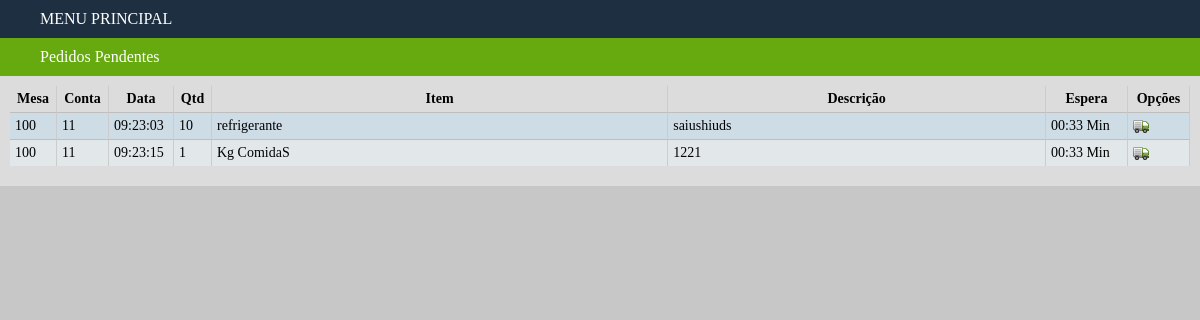
Page /consulta/pedidos_pendentes.php on the committed database.
### tables this page shows
CREATE TABLE IF NOT EXISTS `pedido` (
  `id_pedido` int(11) NOT NULL AUTO_INCREMENT,
  `data_pedido` datetime NOT NULL,
  `status_pedido` char(1) NOT NULL,
  `CONTA_id_conta` int(11) NOT NULL,
  `entrega_pedido` datetime DEFAULT NULL,
  `qtd` int(11) NOT NULL,
  `ITEM_id_item` int(11) NOT NULL,
  `descricao_pedido` varchar(100) DEFAULT NULL,
  PRIMARY KEY (`id_pedido`,`ITEM_id_item`),
  KEY `fk_PEDIDO_CONTA1_idx` (`CONTA_id_conta`),
  KEY `fk_PEDIDO_ITEM1_idx` (`ITEM_id_item`)
);

CREATE TABLE IF NOT EXISTS `mesa` (
  `id_mesa` int(11) NOT NULL AUTO_INCREMENT,
  `nro_mesa` int(11) NOT NULL,
  PRIMARY KEY (`id_mesa`),
  UNIQUE KEY `nro_mesa_UNIQUE` (`nro_mesa`)
);

CREATE TABLE IF NOT EXISTS `conta` (
  `id_conta` int(11) NOT NULL AUTO_INCREMENT,
  `status_conta` char(1) DEFAULT NULL,
  `data_entrada` datetime DEFAULT NULL,
  `data_saida` datetime DEFAULT NULL,
  `FUNCIONARIO_id_funcionario` int(11) NOT NULL,
  `MESA_id_mesa` int(11) NOT NULL,
  `vlr_total` float DEFAULT NULL,
  `tipo_pagamento` char(1) DEFAULT NULL,
  PRIMARY KEY (`id_conta`),
  KEY `fk_CONTA_FUNCIONARIO1_idx` (`FUNCIONARIO_id_funcionario`),
  KEY `fk_CONTA_MESA1_idx` (`MESA_id_mesa`)
);

CREATE TABLE IF NOT EXISTS `item` (
  `id_item` int(11) NOT NULL AUTO_INCREMENT,
  `nome_item` varchar(45) DEFAULT NULL,
  `vlr_unitario` float DEFAULT NULL,
  PRIMARY KEY (`id_item`)
);

### consulta/pedidos_pendentes.php (the view, shortened to what this page needs)
<html>
	<?php include $_SERVER['DOCUMENT_ROOT'] . "/includes/head.php"; ?>
<body>
		<div id='menu' class="fe_menu_index">
			<ul>
				<?php include $_SERVER['DOCUMENT_ROOT'] . "/includes/titulo_menu_principal.php"; ?>
				<?php include $_SERVER['DOCUMENT_ROOT'] . "/includes/titulo_pendencias.php"; ?>
		</div>
	<div class="area_de_tabelas">
<?php
$query=mysql_query("SELECT nro_mesa,id_conta,data_pedido,descricao_pedido,nome_item,qtd,id_pedido FROM PEDIDO inner join item on (ITEM.id_item=pedido.ITEM_id_item) INNER JOIN CONTA ON (pedido.CONTA_id_conta=CONTA.id_conta) INNER JOIN MESA ON (CONTA.MESA_id_mesa=MESA.id_mesa) WHERE status_pedido='P' ");
$linha_afetada	=	mysql_num_rows($query);
if($linha_afetada==0){
	echo "<p class='sem_registros'>NÃO HÁ NENHUM PEDIDO PENDENTE!</p>";
}else{
echo"
	<table border='0' cellpadding='0' cellspacing='0' width='100%'>
		<thead>
		<tr>
			<th style='width: 36px'>Mesa</th>
			<th style='width: 41px'>Conta</th>
			<th style='width: 54px'>Data</th>
			<th style='width: 27px '>Qtd</th>
			<th>Item</th>
			<th>Descrição</th>
			<th style='width: 71px'>Espera</th>
			<th style='width: 51px;'>Opções</th>
		</tr>
		</thead>
		";
	while($dados		=	mysql_fetch_array($query)){
		$nro_mesa		=	$dados['nro_mesa'];
		$id_conta		=	$dados['id_conta'];
		$data_pedido	=	$dados['data_pedido'];
		$descricao		=	$dados['descricao_pedido'];
		$nome_item		=	$dados['nome_item'];
		$qtd			=	$dados['qtd'];
		$data_atual		=	date("h:i:s");
		$data_pedido	=	date("h:i:s", strtotime($data_pedido));
		$id_pedido		=	$dados['id_pedido'];
		$date_time 		=	new DateTime( $data_pedido );
		$diff 			=	$date_time->diff( new DateTime( $data_atual) );
		$tempo_espera	=	$diff->format( '%H:%i' );
		echo "
		<tr>
				<td>$nro_mesa</td>
				<td>$id_conta</td>
				<td>$data_pedido</td>
				<td>$qtd</td>
				<td>$nome_item</td>
				<td>$descricao</td>
				<td>$tempo_espera Min</td>
					<td><a href='../alteracao/alt_pos_pedido.php?id_pedido=$id_pedido&pendentes=true'><i class='entrega'></i></a></td>
		</tr>
		";
	}
}
	?>
	</div>

### includes/head.php (shortened to what this page needs)
<head>
  <link type="text/css" rel="stylesheet" charset="UTF-8" href="/_assets/css/style.css">
</head>

### includes/titulo_menu_principal.php
<li><a href='/menu.php' class="fe_titulo desabilitar_link voltar_para_menu" data-titulo="menu"><i class="menu"></i>Menu Principal</a></li>

### includes/titulo_pendencias.php
<li><a href="/consulta/pedidos_pendentes.php" class="desabilitar_link fundo_6" data-titulo="pendencias"><i class="pendencias"></i>Pedidos Pendentes</a></li>

### _assets/css/style.css (style rules this page uses)
body { background: rgb(199, 199, 199); color:white; margin:0; padding:0; font-family: ubuntu; }
.fe_menu_index { background: rgb(60, 60, 60); color: white; }
.fe_menu_index ul { background: ;list-style: none;margin: 0;padding: 0; }
.fe_menu_index ul li { background: ; }
.fe_menu_index ul li a { background: ;padding:10px;display: block;color: white; text-decoration: none; text-transform: capitalize; }
.fe_menu_index ul li a.fe_titulo { background: rgb(30, 47, 65) !important; border-left-color:rgb(30, 47, 65) !important; text-transform: uppercase; }
.fe_menu_index ul li a i { display: block; margin-right:10px; width: 20px; height: 20px; float:left; }
i.menu { background: url("/_assets/img/icons/menu.png") center no-repeat; }
i.pendencias { background: url("/_assets/img/icons/pendencias.png") center no-repeat; }
i.entrega { background: url("/_assets/img/icons/entrega.png") center no-repeat; display: inline-block ; width: 16px;height: 16px;margin-right: 4; }
.fundo_6 { background: rgb(102, 170, 15); }
.area_de_tabelas { background: rgb(220, 220, 220);color: black ; padding:10px; padding-bottom:20px; }
table { width: 100%; font-size:14px; color: black; }
table thead tr th { padding:10px; }
table thead tr th, table tr td { border-right:1px solid rgb(204, 204, 204);padding: 5px; }
table tbody tr td { border-top:1px solid rgb(190, 190, 190); }
tbody tr:nth-child(even) { background-color: rgb(226, 232, 233); }
tbody tr:nth-child(odd) { background-color: rgb(206, 220, 230); }
td a { display: inline-block; }

### rows in the picture
pedido: mesa.nro_mesa "100", CONTA_id_conta.id_conta "11", data_pedido "09:23:03", qtd "10", ITEM_id_item.nome_item "refrigerante", descricao_pedido "saiushiuds"
pedido: mesa.nro_mesa "100", CONTA_id_conta.id_conta "11", data_pedido "09:23:15", qtd "1", ITEM_id_item.nome_item "Kg ComidaS", descricao_pedido "1221"
